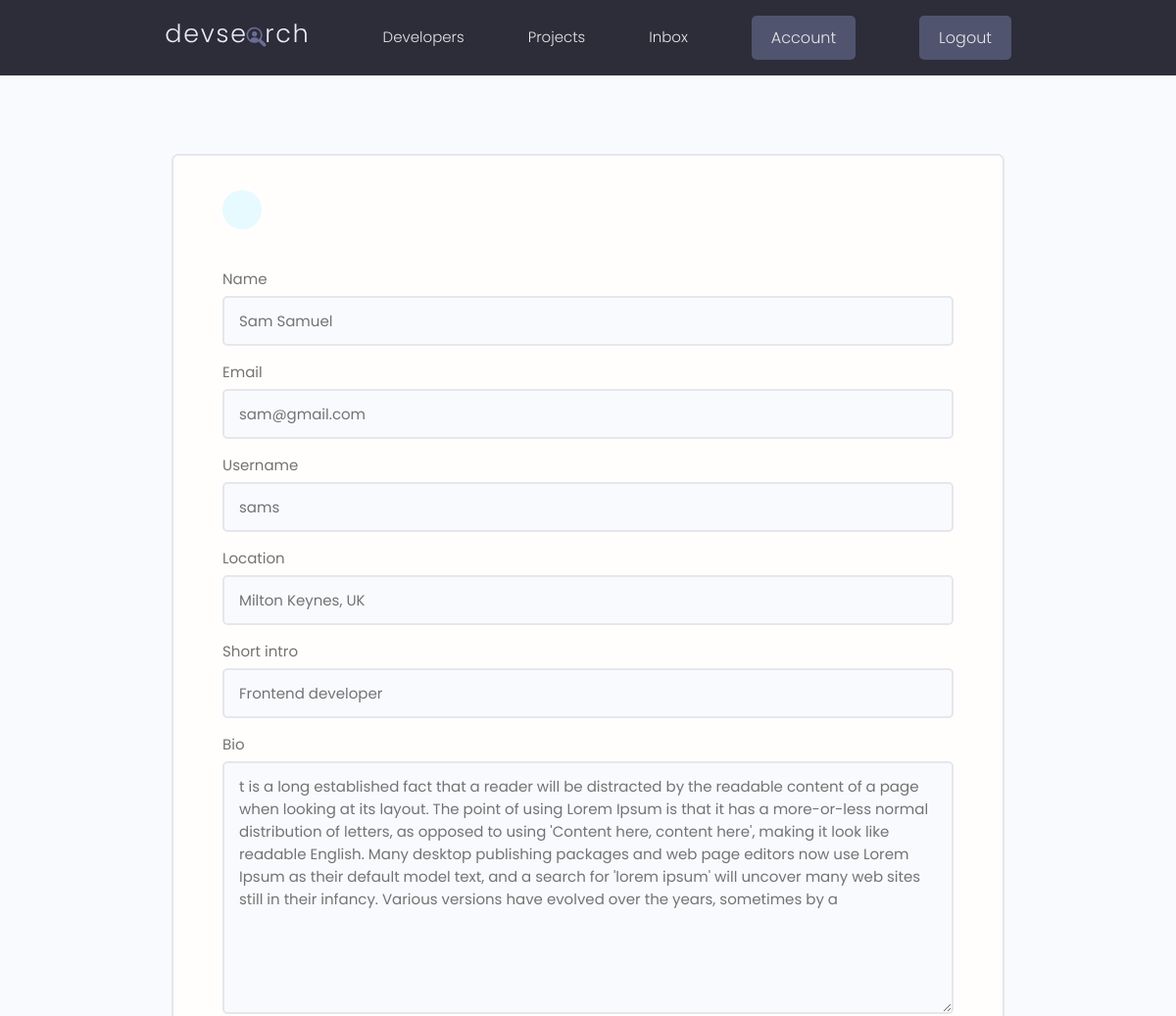
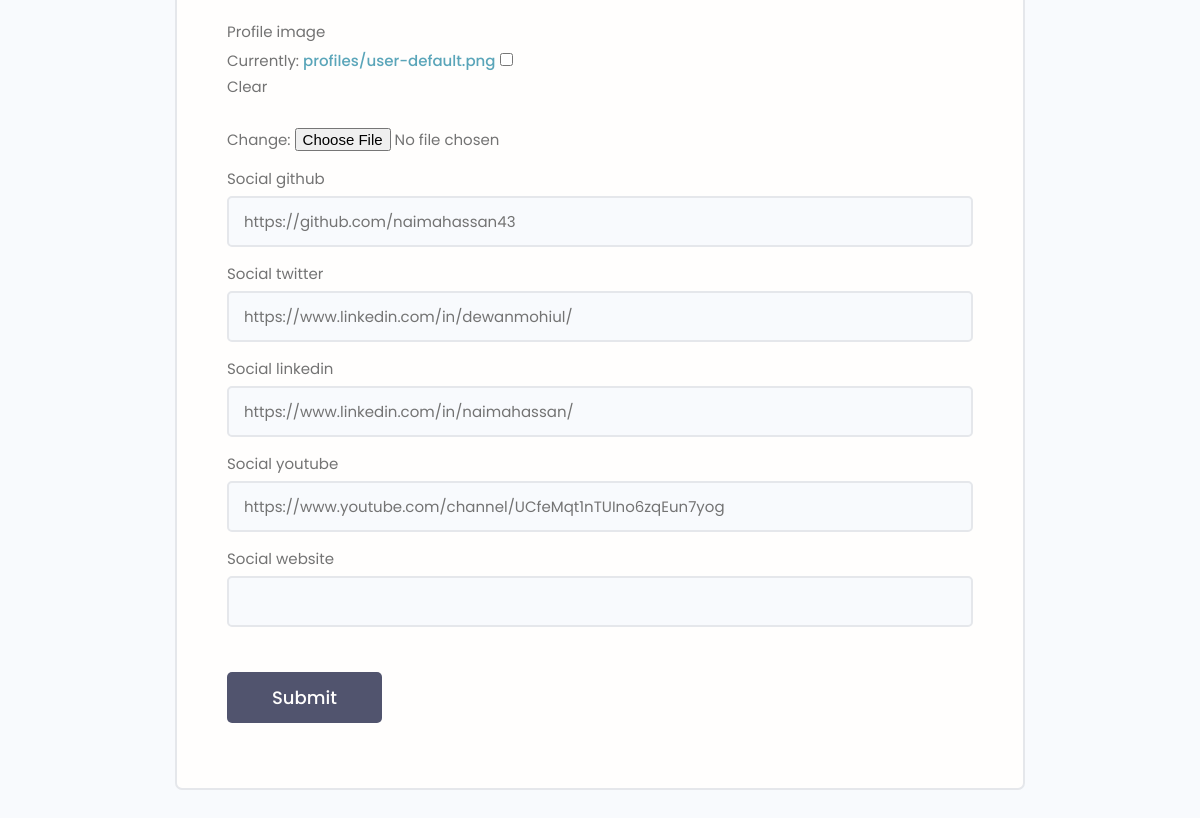
/edit-account/ (signed in), run on the app's committed database (2 pictures, top to bottom).
### users/models.py (models this page shows, shortened)
class Profile(models.Model):
   user = models.OneToOneField(User, on_delete = models.CASCADE, null=True, blank=True)
   name = models.CharField(max_length=200, null=True, blank=True)
   email = models.EmailField(max_length=500, blank=True,null=True)
   username = models.CharField(max_length=200, null=True, blank=True)
   location = models.CharField(max_length=200, null=True, blank=True)
   short_intro=models.CharField(max_length=200, null=True, blank=True)
   bio = models.TextField(null=True, blank=True)
   profile_image = models.ImageField(null=True, blank=True, upload_to='profiles/', default='profiles/user-default.png')
   social_github = models.CharField(max_length=200, null=True, blank=True)
   social_twitter = models.CharField(max_length=200, null=True, blank=True)
   social_linkedin = models.CharField(max_length=200, null=True, blank=True)
   social_youtube = models.CharField(max_length=200, null=True, blank=True)
   social_website = models.CharField(max_length=200, null=True, blank=True)
   created_at = models.DateTimeField(auto_now_add=True)
   id = models.UUIDField(default = uuid.uuid4, unique=True, primary_key=True, editable=False)

### users/views.py (the view)
# urls.py: path('edit-account/', views.editAccount, name="edit-account"),
@login_required(login_url="login")
def editAccount(request):
   profile = request.user.profile
   form = ProfileForm(instance=profile)
   if request.method == 'POST':
      form = ProfileForm(request.POST, request.FILES, instance=profile)
      if form.is_valid():
         form.save()
         return redirect('account')
   context = {'form': form}
   return render(request, 'users/profile_form.html', context)

### users/forms.py
class ProfileForm(ModelForm):
   class Meta:
      model = Profile
      fields = ['name', 'email','username', 'location','short_intro', 'bio','profile_image','social_github','social_twitter','social_linkedin','social_youtube','social_website']
   def __init__(self,*args,**kwargs):
      super(ProfileForm, self).__init__(*args,**kwargs)
      for name, field in self.fields.items():
         field.widget.attrs.update({'class':'input'})

### users/templates/users/profile_form.html (shortened to what this page needs)
{% extends 'main.html'%}
{% block content %}
<main class="formPage my-xl">
   <div class="content-box">
      <div class="formWrapper">
         <a class="backButton" href="{% url 'account' %}"></a>
         <br>
         <form class="form" action="{% url 'edit-account' %}" method="POST" enctype="multipart/form-data">
            {% for field in form %}
            <div class="form__field">
               <label for="formInput#text">{{field.label}} </label>
               {{field}}
            </div>
            {% endfor %}
            <input class="btn btn--sub btn--lg  my-md" type="submit" value="Submit" />
         </form>
      </div>
   </div>
</main>
{% endblock content %}

### static/styles/app.css (style rules this page uses)
:root { --color-sub: #2d2d39; }
.btn--sub { background-color: var(--color-sub-light); }
.content-box { width: 95%; max-width: 85rem; margin: 0 auto; }
.backButton { background: var(--color-main-light); color: var(--color-main); width: 4rem; height: 4rem; display: flex; align-items: center; justify-content: center; border-radius: 50%; }
.formPage .formWrapper { list-style: none; background: var(--color-white); padding: 3.5rem 5rem; border: 2px solid var(--color-light); border-radius: 0.7rem; }

### static/uikit/styles/modules/_variables.css (style rules this page uses)
:root { --color-main: #5aa5b9; --color-main-light: #e6faff; --color-sub: #3f4156; --color-sub-light: #51546e; --color-sub-lighter: #ededfd; --color-text: #737373; --color-gray: #8b8b8b; --color-light: #e5e7eb; --color-light-gray: #767676; --color-bg: #f8fafd; --color-white: #fffefd; --color-white-light: #f3f3f3; --color-success: #359e64; --color-success-bg: #def8e8; --color-error: #fc4b0b; --color-error-bg: #fff2ee; --font-base: 'Poppins', arial, helvetica, 'Segoe UI', roboto, ubuntu, sans-serif; --font-monospace: 'Fira Code', 'Courier New', courier, monospace; --font-regular: 300; --font-medium: 500; --font-bold: 700; --generic-shadow: 1px 1px 5px #00000010; --generic-transition: all 0.3s ease-in-out; }

### static/uikit/styles/modules/_base.css (style rules this page uses)
* { margin: 0; padding: 0; box-sizing: border-box; text-rendering: optimizeLegibility; color: inherit; font-size: inherit; }
html { font-size: 50%; }
@media only screen and (min-width: 480px) { html { font-size: 56.25%; } }
@media only screen and (min-width: 1200px) { html { font-size: 62.5%; } }
body { line-height: 1.6; font-weight: 400; font-size: 1.5rem; color: var(--color-text); background-color: var(--color-bg); min-height: 100vh; }

### static/uikit/styles/modules/_typography.css (style rules this page uses)
* { font-family: var(--font-base); }
a { padding-bottom: 2px; text-decoration: none; display: inline-block; color: var(--color-main); font-weight: var(--font-medium); }

### static/uikit/styles/modules/_utilities.css (style rules this page uses)
.my-md { margin: 3rem auto; }
.my-xl { margin: 8rem auto; }

### static/uikit/styles/modules/_button.css (style rules this page uses)
.btn { display: inline-block; position: relative; cursor: pointer; background-color: var(--color-light); font-weight: var(--font-medium); color: var(--color-sub); text-decoration: none; padding: 1rem 2rem; border-radius: 0.5rem; border: none; width: -webkit-fit-content; width: -moz-fit-content; width: fit-content; height: -webkit-fit-content; height: -moz-fit-content; height: fit-content; font-size: 1.6rem; outline-width: 0; outline-color: transparent; -webkit-backface-visibility: hidden; backface-visibility: hidden; transition: all 0.3s ease-in-out; }
.btn--sub { background-color: var(--color-sub); color: var(--color-white); }
.btn--lg { font-size: 1.8rem; padding: 1.2rem 4.5rem; }

### static/uikit/styles/modules/_form.css (style rules this page uses)
.form { display: block; }
.form__field { margin-top: 1.5rem; margin-bottom: 1.5rem; }
.form__label, .form__field > label { display: block; margin-bottom: 0.5rem; color: var(--color-text); }
input.input[type='text'], input.input[type='email'], input.input[type='password'], input.input[type='number'], textarea.input { min-width: 24rem; width: 100%; padding: 1.2rem 1.5rem; border-radius: 0.5rem; border: 2px solid var(--color-light); transition: all 0.3s ease-in-out; background-color: var(--color-bg); }

### data on the page
Profile: form "Sam Samuel" "sam@gmail.com" "sams" "Milton Keynes, UK" "Frontend developer" "t is a long established fact that a reader will be distracted by the readable content of a page when looking at its layout. The point of using Lorem Ipsum is that it has a more-or-less normal distribution of letters, as opposed to using 'Content here, content here', making it look like readable English. Many desktop publishing packages and web page editors now use Lorem Ipsum as their default model text, and a search for 'lorem ipsum' will uncover many web sites still in their infancy. Various versions have evolved over the years, sometimes by a" "https://github.com/naimahassan43" "https://www.linkedin.com/in/dewanmohiul/" "https://www.linkedin.com/in/naimahassan/" "https://www.youtube.com/channel/UCfeMqt1nTUIno6zqEun7yog"

### other printed values
{{ field.label }} "Name" "Email" "Username" "Location" "Short intro" "Bio" "Profile image" "Social github" "Social twitter" "Social linkedin" "Social youtube" "Social website"
